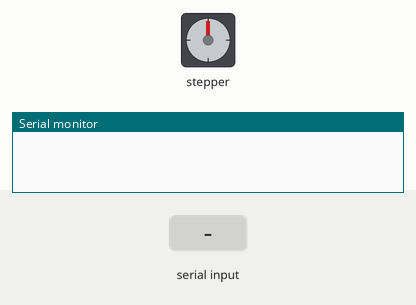
Simulated run of this sketch. Board: Arduino Uno, built with avr-gcc and run on an emulated ATmega328P. Parts: stepper motor, the last lines printed to the serial monitor. Wiring (inferred from the names in the program): stepper motor driver (400 steps per turn assumed): step pin 8; direction pin 9; enable pin 12. Inputs (shaded band) come from the test bench.

Above: at 1.2 s.
1.3 s: "1" received over the second serial link
At 4.1 s:
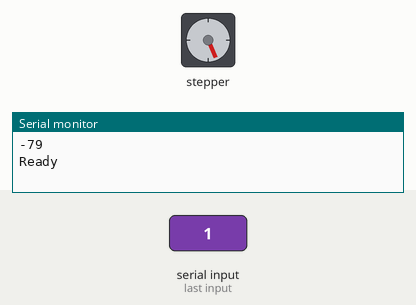
4.3 s: "0" received over the second serial link
At 4.75 s:
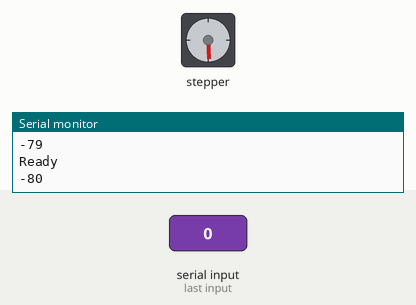
7.3 s: "2" received over the second serial link
At 10.0 s:
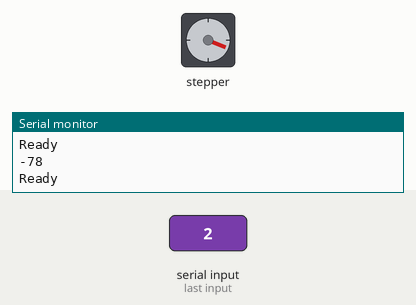
Timing chart, 0 to 11.5 s (numbered marks = the images above; inputs shaded):
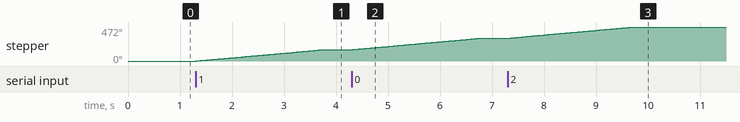

Measured:
- after the input at 1.3 s, stepper: turns 157° clockwise in 2.4 s, starting at once
- after the input at 4.3 s, stepper: turns 159° clockwise in 2.5 s, starting at once
- after the input at 7.3 s, stepper: turns 156° clockwise in 2.4 s, starting at once

The sketch:

arduino_BT_stepper.ino
```cpp
#include <SoftwareSerial.h>
//Declare pin functions on Redboard
#define stp 8
#define dir 9
#define MS1 10
#define MS2 11
#define EN  12
int step_mode = 2;
int steps_per_revolution = 400;
int dt = 7;
int offset = 128;

//Declare variables for functions
int x;
int y;
int state;

//BT
SoftwareSerial bt (5, 6);

void setup() {
  pinMode(stp, OUTPUT);
  pinMode(dir, OUTPUT);
  pinMode(MS1, OUTPUT);
  pinMode(MS2, OUTPUT);
  pinMode(EN, OUTPUT);
  digitalWrite(EN, LOW);
  resetEDPins(); //Set step, direction, microstep and enable pins to default states
  Serial.begin(9600); //Open Serial connection for debugging
  bt.begin(9600);
}

//Main loop
void loop() {
  if(bt.available() > 0){
    while(bt.available() > 1){
      bt.read();
    }//     WAIT FOR LAST INPUT */
    int user_input = (int)bt.read(); //Read user input and trigger appropriate function
    int angle = user_input - offset;
    Serial.println(angle);
    Step(angle);
    resetEDPins();
  }
}

//Reset Easy Driver pins to default states
void resetEDPins()
{
  digitalWrite(stp, LOW);
  digitalWrite(dir, LOW);
  if (step_mode == 1){
    digitalWrite(MS1, LOW);
    digitalWrite(MS2, LOW);
  }else if (step_mode == 2){
    digitalWrite(MS1, HIGH);
    digitalWrite(MS2, LOW);
  }else if (step_mode == 4){
    digitalWrite(MS1, LOW);
    digitalWrite(MS2, HIGH);
  }else if (step_mode == 8){
    digitalWrite(MS1, HIGH);
    digitalWrite(MS2, HIGH);
  }
}

void Step(int angle){
  int steps = int(angle/360.0*steps_per_revolution * step_mode);
  //Serial.print(steps);
  if (steps > 0){
    digitalWrite(dir, LOW);
  }else{
    digitalWrite(dir, HIGH);
  }
  for(x = 0; x<abs(steps); x++)  //Loop the forward stepping enough times for motion to be visible
  {
    digitalWrite(stp,HIGH); //Trigger one step forward
    delay(dt);
    digitalWrite(stp,LOW); //Pull step pin low so it can be triggered again
    delay(dt);
  }
  Serial.println("Ready");
}
```
